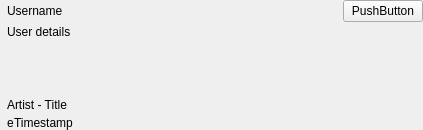
<?xml version="1.0" encoding="UTF-8"?>
<ui version="4.0">
 <class>FriendWidget</class>
 <widget class="QWidget" name="FriendWidget">
  <property name="geometry">
   <rect>
    <x>0</x>
    <y>0</y>
    <width>423</width>
    <height>130</height>
   </rect>
  </property>
  <property name="windowTitle">
   <string notr="true">Form</string>
  </property>
  <layout class="QHBoxLayout" name="horizontalLayout" stretch="0,1">
   <property name="spacing">
    <number>0</number>
   </property>
   <property name="margin">
    <number>0</number>
   </property>
   <item>
    <widget class="AvatarWidget" name="avatar">
     <property name="text">
      <string/>
     </property>
    </widget>
   </item>
   <item>
    <layout class="QVBoxLayout" name="verticalLayout" stretch="0,0,0,0">
     <property name="spacing">
      <number>3</number>
     </property>
     <item>
      <widget class="QFrame" name="usernameFrame">
       <layout class="QHBoxLayout" name="horizontalLayout_3" stretch="1,0">
        <property name="spacing">
         <number>0</number>
        </property>
        <property name="margin">
         <number>0</number>
        </property>
        <item>
         <widget class="unicorn::Label" name="username">
          <property name="text">
           <string notr="true">Username</string>
          </property>
          <property name="textFormat">
           <enum>Qt::RichText</enum>
          </property>
          <property name="wordWrap">
           <bool>true</bool>
          </property>
         </widget>
        </item>
        <item>
         <widget class="PlayableItemWidget" name="radio">
          <property name="text">
           <string notr="true">PushButton</string>
          </property>
         </widget>
        </item>
       </layout>
      </widget>
     </item>
     <item>
      <widget class="unicorn::Label" name="userDetails">
       <property name="text">
        <string notr="true">User details</string>
       </property>
       <property name="textFormat">
        <enum>Qt::PlainText</enum>
       </property>
       <property name="wordWrap">
        <bool>true</bool>
       </property>
      </widget>
     </item>
     <item>
      <spacer name="verticalSpacer">
       <property name="orientation">
        <enum>Qt::Vertical</enum>
       </property>
       <property name="sizeHint" stdset="0">
        <size>
         <width>20</width>
         <height>6</height>
        </size>
       </property>
      </spacer>
     </item>
     <item>
      <widget class="QFrame" name="trackFrame">
       <layout class="QVBoxLayout" name="verticalLayout_3">
        <property name="spacing">
         <number>4</number>
        </property>
        <property name="margin">
         <number>0</number>
        </property>
        <item>
         <widget class="unicorn::Label" name="lastTrack">
          <property name="text">
           <string notr="true">Artist - Title</string>
          </property>
          <property name="textFormat">
           <enum>Qt::PlainText</enum>
          </property>
          <property name="wordWrap">
           <bool>true</bool>
          </property>
         </widget>
        </item>
        <item>
         <layout class="QHBoxLayout" name="horizontalLayout_2" stretch="0,1">
          <property name="spacing">
           <number>0</number>
          </property>
          <item>
           <widget class="QLabel" name="equaliser">
            <property name="text">
             <string notr="true">e</string>
            </property>
           </widget>
          </item>
          <item>
           <widget class="unicorn::Label" name="timestamp">
            <property name="text">
             <string notr="true">Timestamp</string>
            </property>
            <property name="textFormat">
             <enum>Qt::PlainText</enum>
            </property>
            <property name="wordWrap">
             <bool>true</bool>
            </property>
           </widget>
          </item>
         </layout>
        </item>
       </layout>
      </widget>
     </item>
    </layout>
   </item>
  </layout>
 </widget>
 <customwidgets>
  <customwidget>
   <class>unicorn::Label</class>
   <extends>QLabel</extends>
   <header>lib/unicorn/widgets/Label.h</header>
  </customwidget>
  <customwidget>
   <class>PlayableItemWidget</class>
   <extends>QPushButton</extends>
   <header>../Widgets/PlayableItemWidget.h</header>
  </customwidget>
  <customwidget>
   <class>AvatarWidget</class>
   <extends>QLabel</extends>
   <header>lib/unicorn/widgets/AvatarWidget.h</header>
  </customwidget>
 </customwidgets>
 <resources/>
 <connections/>
</ui>
